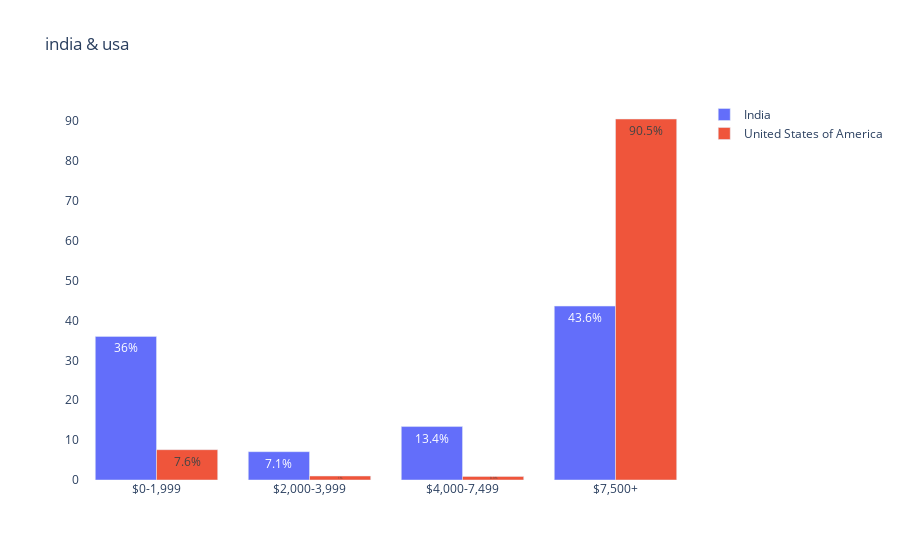

Source (notebook cell):
### Code cell
fig = go.Figure()

# 각 그룹은 country 변수(고윳값)에, 시각화할 데이터는 percentage변수(데이터프레임)에 할당
for country, percentage in india_usa_df.groupby('Q3'):
    fig.add_trace(go.Bar(x = percentage['Q25'], y = percentage['%'], name = country, 
                         text=percentage['%'], texttemplate='%{text}%', textposition='inside'))


fig.update_layout(barmode = 'group', title='india & usa', height = 500, plot_bgcolor = 'white')
fig.show()

### Figure 1 — Plotly figure (JSON) as saved in the notebook; plotly's stock layout.template omitted (floating-point values rounded to 4 significant figures)
{"data": [{"name": "India", "text": [36, 7.1, 13.4, 43.6], "textposition": "inside", "texttemplate": "%{text}%", "type": "bar", "x": ["$0-1,999", "$2,000-3,999", "$4,000-7,499", "$7,500+"], "y": [36, 7.1, 13.4, 43.6]}, {"name": "United States of America", "text": [7.6, 1, 0.9, 90.5], "textposition": "inside", "texttemplate": "%{text}%", "type": "bar", "x": ["$0-1,999", "$2,000-3,999", "$4,000-7,499", "$7,500+"], "y": [7.6, 1, 0.9, 90.5]}], "layout": {"autosize": true, "barmode": "group", "plot_bgcolor": "white", "title": {"text": "india & usa"}, "xaxis": {"autorange": true, "range": [-0.5, 3.5], "type": "category"}, "yaxis": {"autorange": true, "range": [0, 95.26], "type": "linear"}}}
